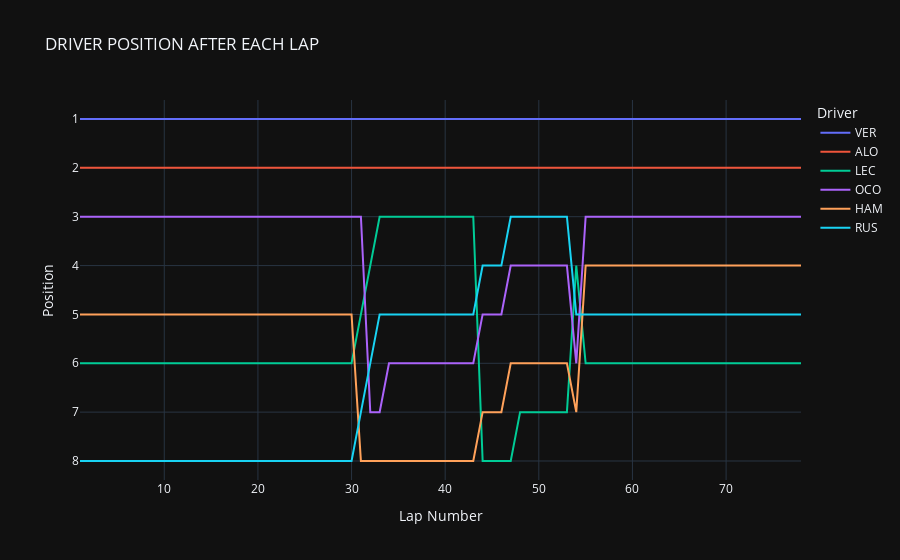

Notebook code cell kept with this figure:
### Markdown cell above
# drivers position after each lap

### Code cell
import os
os.makedirs("images", exist_ok=True)
fig_line = px.line(
    laps[laps["Driver"].isin(drivers)],
    x = "LapNumber",
    y = "Position",
    color = "Driver",
    title = "DRIVER POSITION AFTER EACH LAP",
    labels = {'LapNumber': 'Lap Number', 'Position': 'Position'}
)
fig_line.update_yaxes(autorange="reversed")

fig_line.write_image(f"images/session_progression_{race}.png")
fig_line.show()
